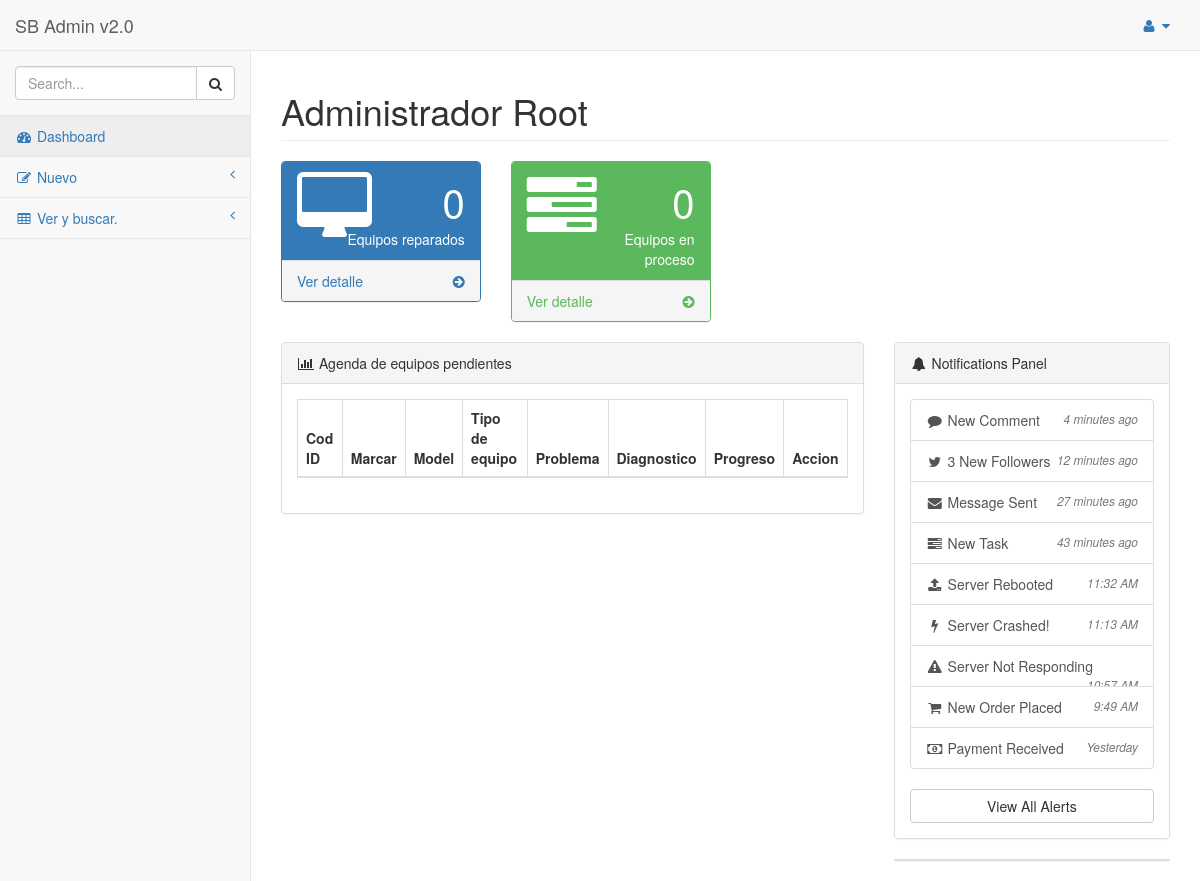
The app's page /taller/index.php (signed in) with its own data.
### tables this page shows
CREATE TABLE IF NOT EXISTS `intra_usuario` (
  `id_intrauser` int(11) NOT NULL AUTO_INCREMENT,
  `nick_intrauser` varchar(20) NOT NULL,
  `pass_intrauser` varchar(200) NOT NULL,
  `status_intrauser` int(11) NOT NULL,
  `nivel_access_intrauser` int(11) NOT NULL,
  `cod_colavorador` int(11) NOT NULL,
  PRIMARY KEY (`id_intrauser`),
  KEY `cod_colavorador` (`cod_colavorador`)
);

CREATE TABLE IF NOT EXISTS `colavoradores` (
  `id_colavor` int(11) NOT NULL AUTO_INCREMENT,
  `nom_colaborador` varchar(90) NOT NULL,
  `apell_colavorador` varchar(90) NOT NULL,
  `tell_colavorador` varchar(12) DEFAULT NULL,
  `cell_colavorador` varchar(12) NOT NULL,
  `Fecha_nacimiento` date NOT NULL,
  `dui_col` varchar(30) NOT NULL,
  `isss_colavorador` varchar(20) NOT NULL,
  `afp_colavorador` varchar(20) NOT NULL,
  `nit_colavorador` varchar(30) NOT NULL,
  `licencia_colavorador` varchar(30) NOT NULL,
  `tipo_licen_colavorador` varchar(20) NOT NULL,
  `direccion_colavorador` varchar(1000) NOT NULL,
  `email_colavorador` varchar(1000) NOT NULL,
  `cargo_colavorador` int(11) NOT NULL,
  PRIMARY KEY (`id_colavor`),
  KEY `cargo_colavorador` (`cargo_colavorador`)
);

### taller/fine/vistas.php (the view, shortened to what this page needs)
<?php
function session($user)
{
    $result = mysql_query("SELECT id_intrauser, nick_intrauser, nom_colaborador, apell_colavorador FROM intra_usuario, colavoradores WHERE nick_intrauser = '$user' AND id_colavor = cod_colavorador");
    $row = mysql_fetch_row($result);
    echo $row[2]." ".$row[3];
}
function ViewDash($usertec)
{
   $eqcli = mysql_query("SELECT COUNT(*) FROM equipos_clientes, intra_usuario WHERE tecnico = id_intrauser AND progreso = 100 AND nick_intrauser = '$usertec'");
   $roweqcli = mysql_fetch_row($eqcli);
   $eqtaller = mysql_query("SELECT COUNT(*) FROM equipos_clientes, intra_usuario WHERE tecnico = id_intrauser AND progreso <> 100 AND nick_intrauser = '$usertec'");
   $rowtaller = mysql_fetch_row($eqtaller);
  echo '      <div class="row">
                <div class="col-lg-3 col-md-6">
                    <div class="panel panel-primary">
                        <div class="panel-heading">
                            <div class="row">
                                <div class="col-xs-3">
                                    <i class="fa fa-desktop fa-5x"></i>
                                </div>
                                <div class="col-xs-9 text-right">
                                    <div class="huge">'.$roweqcli[0].'</div>
                                    <div>Equipos reparados</div>
                                </div>
                            </div>
                        </div>
                        <a href="eqreparados.php">
                            <div class="panel-footer">
                                <span class="pull-left">Ver detalle</span>
                                <span class="pull-right"><i class="fa fa-arrow-circle-right"></i></span>
                                <div class="clearfix"></div>
                            </div>
                        </a>
                    </div>
                </div>
                <div class="col-lg-3 col-md-6">
                    <div class="panel panel-green">
                        <div class="panel-heading">
                            <div class="row">
                                <div class="col-xs-3">
                                    <i class="fa fa-tasks fa-5x"></i>
                                </div>
                                <div class="col-xs-9 text-right">
                                    <div class="huge">'.$rowtaller[0].'</div>
                                    <div>Equipos en proceso</div>
                                </div>
                            </div>
                        </div>
                        <a href="eqcola.php">
                            <div class="panel-footer">
                                <span class="pull-left">Ver detalle</span>
                                <span class="pull-right"><i class="fa fa-arrow-circle-right"></i></span>
                                <div class="clearfix"></div>
                            </div>
                        </a>
                    </div>
                </div>
            </div>';
}
function EquiposPendientes($tecnico)
{
  echo '  <table class="table table-bordered table-hover table-striped">
        <thead>
            <tr>
                <th>Cod ID</th>
                <th>Marcar</th>
                <th>Model</th>
                <th>Tipo de equipo</th>
                <th>Problema</th>
                <th>Diagnostico</th>
                <th>Progreso</th>
                <th>Accion</th>
            </tr>
        </thead>
        <tbody>';
        echo '  </tbody>
      </table>';
}
?>

### records on screen
intra_usuario: cod_colavorador.nom_colaborador "Administrador", cod_colavorador.apell_colavorador "Root"

### other values on screen
$roweqcli[0] "0"
$rowtaller[0] "0"
